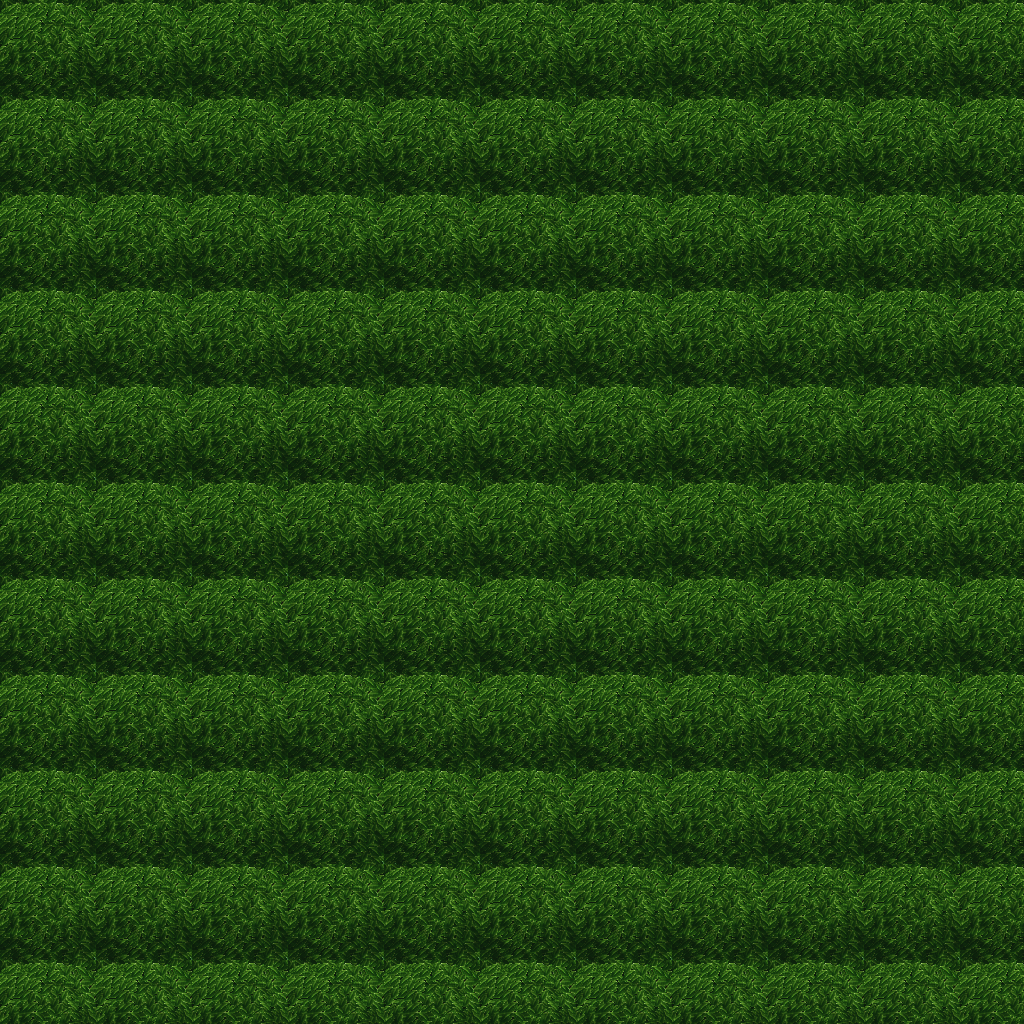

The image is a tile-based game level rendered from a .tmx file. Its description and source (layers, tilesets, objects; grid data summarised) follow:
An orthogonal 32x32 tile map with 32x32 px tiles, 5 tile layers (Ground, Objects, Objects2, Above, ...), 1 hidden layer not drawn, 3 tilesets.

<map version="1.10" tiledversion="1.11.0" orientation="orthogonal" renderorder="right-down" width="32" height="32" tilewidth="32" tileheight="32" infinite="0" nextlayerid="11" nextobjectid="1">
 <tileset firstgid="1" name="ground_ground" tilewidth="32" tileheight="32" tilecount="33" columns="3">
  <image source="../drawable/ground_ground.png" width="96" height="352" />
 </tileset>
 <tileset firstgid="34" name="logic_collision" tilewidth="32" tileheight="32" tilecount="1" columns="1">
  <image source="../drawable/logic_collision.png" width="32" height="32" />
 </tileset>
 <tileset firstgid="35" name="plant_tree_tree_green" tilewidth="32" tileheight="32" tilecount="88" columns="8">
  <image source="../drawable/plant_tree_tree_green.png" width="256" height="352" />
 </tileset>
 <layer id="1" name="Ground" width="32" height="32">
  <data>[1024 cells, 1024 non-empty, 1 distinct tile ids]</data>
 </layer>
 <layer id="2" name="Objects" width="32" height="32">
  <data>[1024 cells, 1024 non-empty, 9 distinct tile ids]</data>
 </layer>
 <layer id="3" name="Objects2" width="32" height="32">
  <data>[1024 cells, 0 non-empty, 0 distinct tile ids]</data>
 </layer>
 <layer id="4" name="Above" width="32" height="32">
  <data>[1024 cells, 0 non-empty, 0 distinct tile ids]</data>
 </layer>
 <layer id="5" name="Above2" width="32" height="32">
  <data>[1024 cells, 0 non-empty, 0 distinct tile ids]</data>
 </layer>
 <layer id="6" name="Walkable" width="32" height="32" visible="0">
  <data>[1024 cells, 1024 non-empty, 1 distinct tile ids]</data>
 </layer>
 <objectgroup id="7" name="Mapevents" />
 <objectgroup id="8" name="Spawn" />
 <objectgroup id="9" name="Keys" />
 <objectgroup id="10" name="Replace" />
</map>
